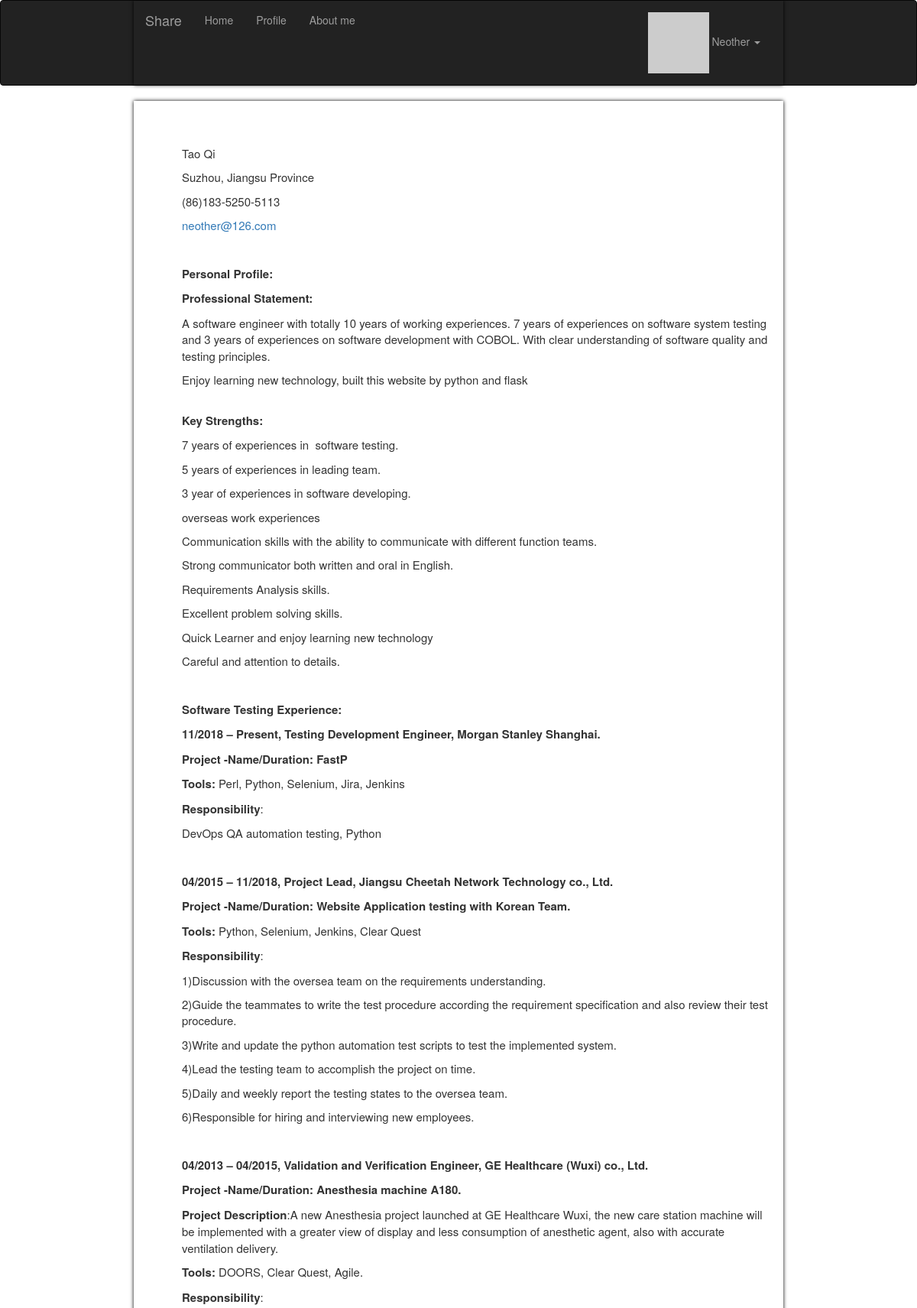
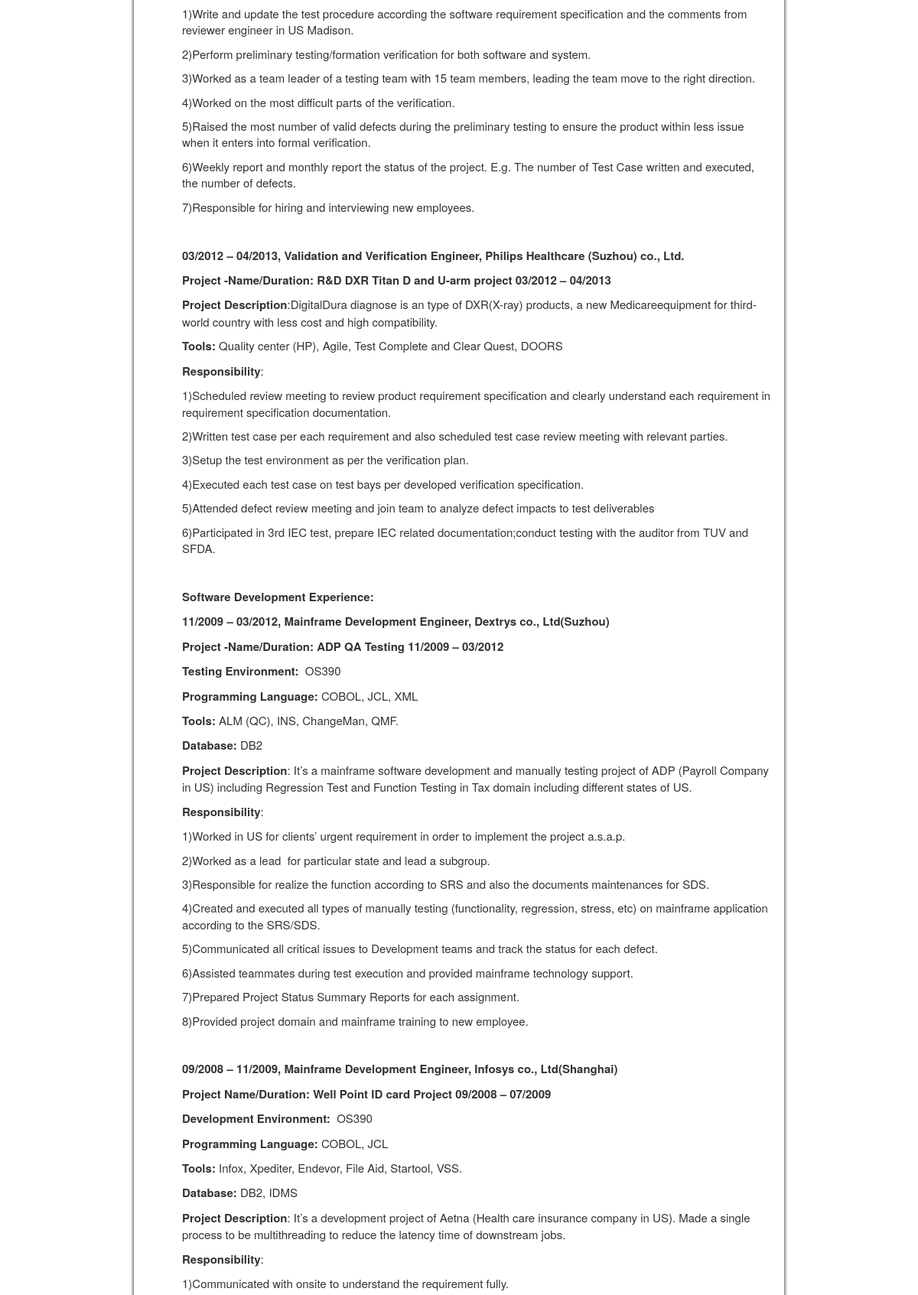
Screenshot of /aboutme (signed in, upper part) with the database file from the repository (2 pictures, top to bottom).
### app/models.py (models this page shows, shortened)
class User(UserMixin, db.Model):
    __tablename__ = 'users'
    id = db.Column(db.Integer, primary_key=True)
    email = db.Column(db.String(64), unique=True, index=True)
    username = db.Column(db.String(64), unique=True, index=True)
    password_hash = db.Column(db.String(128))
    role_id = db.Column(db.Integer, db.ForeignKey('roles.id'))
    confirmed = db.Column(db.Boolean, default=False)
    showaboutme = db.Column(db.Boolean, default=False)
    location = db.Column(db.String(64))
    about_me = db.Column(db.Text())
    member_since = db.Column(db.DateTime(), default=datetime.utcnow)
    last_seen = db.Column(db.DateTime(), default=datetime.utcnow)
    avatar_hash = db.Column(db.String(32))
    posts = db.relationship('Post', backref='author',
                            lazy='dynamic', cascade='all, delete-orphan')
    comments = db.relationship('Comment', backref='author', lazy='dynamic')
    followed = db.relationship('Follow', foreign_keys=[Follow.follower_id], backref=db.backref(
        'follower', lazy='joined'), lazy='dynamic', cascade='all, delete-orphan')
    followers = db.relationship('Follow', foreign_keys=[Follow.followed_id], backref=db.backref(
        'followed', lazy='joined'), lazy='dynamic', cascade='all, delete-orphan')
    @property
    def password(self):
        raise AttributeError('password is not a readable attribute')
    @login_manager.user_loader
    def load_user(user_id):
        return User.query.get(int(user_id))
    def can(self, perm):
        return self.role is not None and self.role.has_permission(perm)
    def is_administrator(self):
        return self.can(Permission.ADMIN)
    def ping(self):
        self.last_seen = datetime.utcnow()
        db.session.add(self)
    def gravatar_hash(self):
        return hashlib.md5(self.email.lower().encode('utf-8')).hexdigest()
    def gravatar(self, size=100, default='identicon', rating='g'):
        url = 'https://secure.gravatar.com/avatar'
        hash = self.avatar_hash or self.gravatar_hash()
        return '{url}/{hash}?s={size}&d={default}&r={rating}'.format(
            url=url, hash=hash, size=size, default=default, rating=rating)

class Post(db.Model):
    __tablename__ = 'posts'
    id = db.Column(db.Integer, primary_key=True)
    body = db.Column(db.Text)
    timestamp = db.Column(db.DateTime, index=True, default=datetime.utcnow)
    author_id = db.Column(db.Integer, db.ForeignKey('users.id'))
    body_html = db.Column(db.Text)
    comments = db.relationship('Comment', backref='post', lazy='dynamic')
    Top = db.Column(db.Integer, default=0)

### app/main/views.py (the view)
@main.route('/aboutme')
def aboutme():
    post = Post.query.filter_by(id=1).first()
    return render_template('aboutme.html', post=post)

### app/auth/views.py (called while the page is built)
@auth.before_app_request
def before_request():
    if current_user.is_authenticated:
        current_user.ping()
        if not current_user.confirmed \
                and request.blueprint != 'auth' \
                and request.endpoint != 'static':
            return redirect(url_for('auth.unconfirmed'))

### app/main/__init__.py (called while the page is built)
@main.app_context_processor
def inject_permissions():
    return dict(Permission=Permission)

### app/models.py (called while the page is built)
    def has_permission(self, perm):
        return self.permissions & perm == perm

### app/templates/aboutme.html (shortened to what this page needs)
{% extends "base.html" %}
{% import "bootstrap/wtf.html" as wtf %}
{% import "_macros.html" as macros %}
{% block page_content %}
            <div class="post-content">
                <div class="topicinpost-body ">
                 <br>
                    {% if post.body_html %}
                        {{ post.body_html | safe}}
                    {% else %}
                        {{ post.body }}
                    {% endif %}
                    <br>
                </div>
            </div>
{% endblock %}

### app/templates/base.html (shortened to what this page needs)
{% extends "bootstrap/base.html" %}
{% block head %}
    {{ super() }}
    <link rel="stylesheet" type="text/css" href="{{ url_for('static', filename='styles.css') }}">
{% endblock %}
{% block navbar %}
    <div class="navbar navbar-inverse" role="navigation">
        <div class="container">
            <div class="navbar-header">
                <a class="navbar-brand" href="{{ url_for('main.index') }}">Share</a>
            </div>
            <div class="navbar-collapse collapse">
                <ul class="nav navbar-nav">
                    <li><a href="{{ url_for('main.index') }}">Home</a></li>
                    {% if current_user.is_authenticated %}
                        <li><a href="{{ url_for('main.user', username=current_user.username) }}">Profile</a></li>
                    {% endif %}
                    <li><a href="{{ url_for('main.aboutme') }}">About me</a></li>
                </ul>
                <ul class="nav navbar-nav navbar-right">
                    {% if current_user.is_authenticated %}
                        <li class="dropdown">
                            <a href="#" class="dropdown-toggle" data-toggle="dropdown">
                                <img src="{{ current_user.gravatar(size=18) }}">
                                {{current_user.username}} <b class="caret"></b>
                            </a>
                        </li>
                    {% else %}
                        <li><a href="{{ url_for('auth.login') }}">Log In</a></li>
                    {% endif %}
                </ul>
            </div>
        </div>
    </div>
{% endblock %}
{% block content %}
    <div class="container">
        {% block page_content %}{% endblock %}
    </div>
{% endblock %}

### app/static/styles.css (style rules this page uses)
div.post-content { margin-top: 5px; margin-left: 48px; min-height: 48px; }
.topicinpost-body { font-size: 15px; margin-top: 3px; margin-bottom :3px; text-align: top; }
.container { padding-right: 15px; padding-left: 15px; margin-right: auto; margin-left: auto; box-shadow: black 0px 0px 5px; }
@media (min-width: 768px) { .container { width: 750px; } }
@media (min-width: 848px) { .container { width: 770px; } }
@media (min-width: 1200px) { .container { width: 850px; } }

### rows the page displays
User: username "Neother"
Post: body_html "Tao Qi Suzhou, Jiangsu Province (86)183-5250-5113 neother@126.com Personal Profile: Professional Statement: A software engineer with totally 10 years of working experiences. 7 years of experiences on software system testing and 3 years of experiences on software development with COBOL. With clear understanding of software quality and testing principles. Enjoy learning new technology, built this website by python and flask Key Strengths: 7 years of experiences in software testing. 5 years of experiences in leading team. 3 year of experiences in software developing. overseas work experiences Communication skills with the ability to communicate with different function teams. Strong…"
